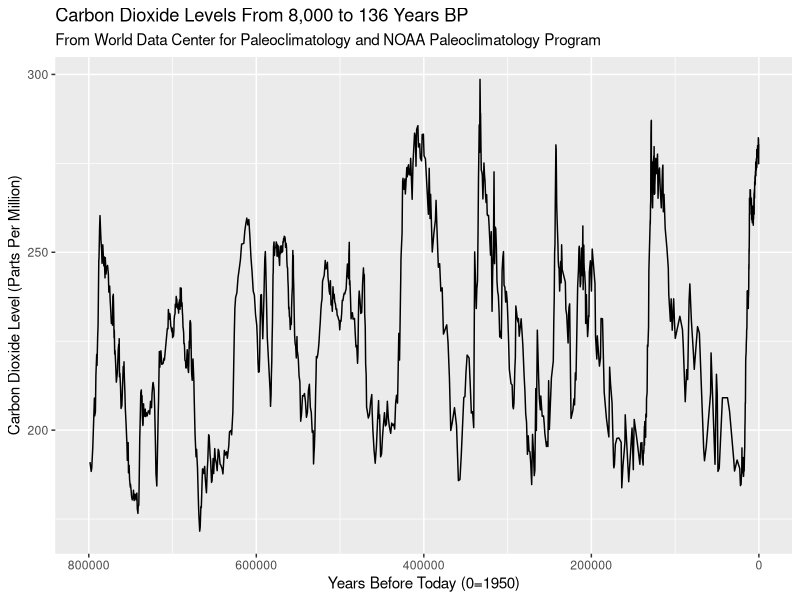
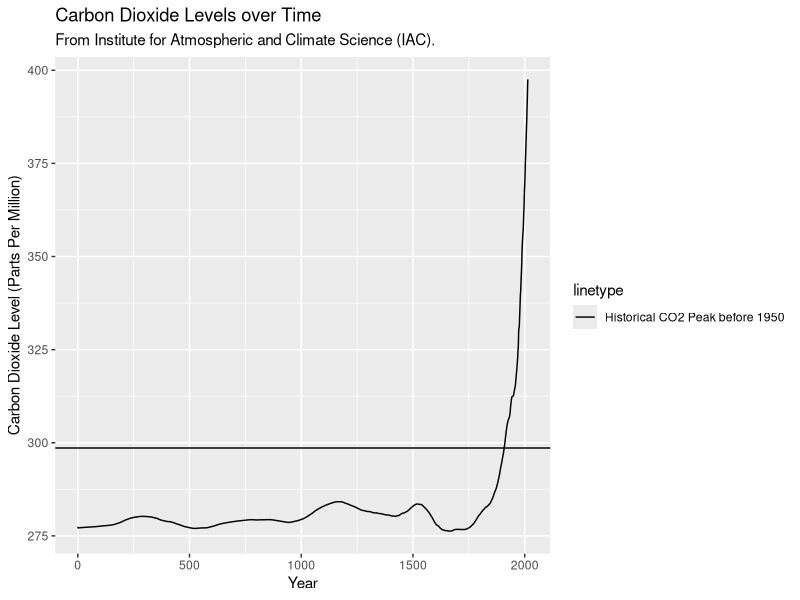

The R script that drew these images, in order:
## ---- chunk 1
# load libraries and data
library(readr)
library(dplyr)
library(ggplot2)
## ---- chunk 2
options(scipen=10000) #removes scientific notation
#Create NOAA Visualization here:
noaa_data <- read_csv('carbon_dioxide_levels.csv')
head(noaa_data)
noaa_viz <- ggplot(noaa_data, aes(x=Age_yrBP, y= CO2_ppmv)) + geom_line() + labs(title= "Carbon Dioxide Levels From 8,000 to 136 Years BP", subtitle='From World Data Center for Paleoclimatology and NOAA Paleoclimatology Program', x="Years Before Today (0=1950)", y="Carbon Dioxide Level (Parts Per Million)") + scale_x_reverse(lim=c(800000,0)) 
millennia_max <- max(noaa_data$CO2_ppmv)
noaa_viz
millennia_max
## ---- chunk 3
#Create IAC Visualization
iac_data <- read_csv('yearly_co2.csv')
head(iac_data)
# str(iac_data)
iac_viz <- ggplot(iac_data, aes(x= year, y=data_mean_global)) + geom_line() + labs(title='Carbon Dioxide Levels over Time', subtitle='From Institute for Atmospheric and Climate Science (IAC).',x='Year',y='Carbon Dioxide Level (Parts Per Million)') + geom_hline(aes(yintercept=millennia_max,linetype="Historical CO2 Peak before 1950"))

iac_viz
